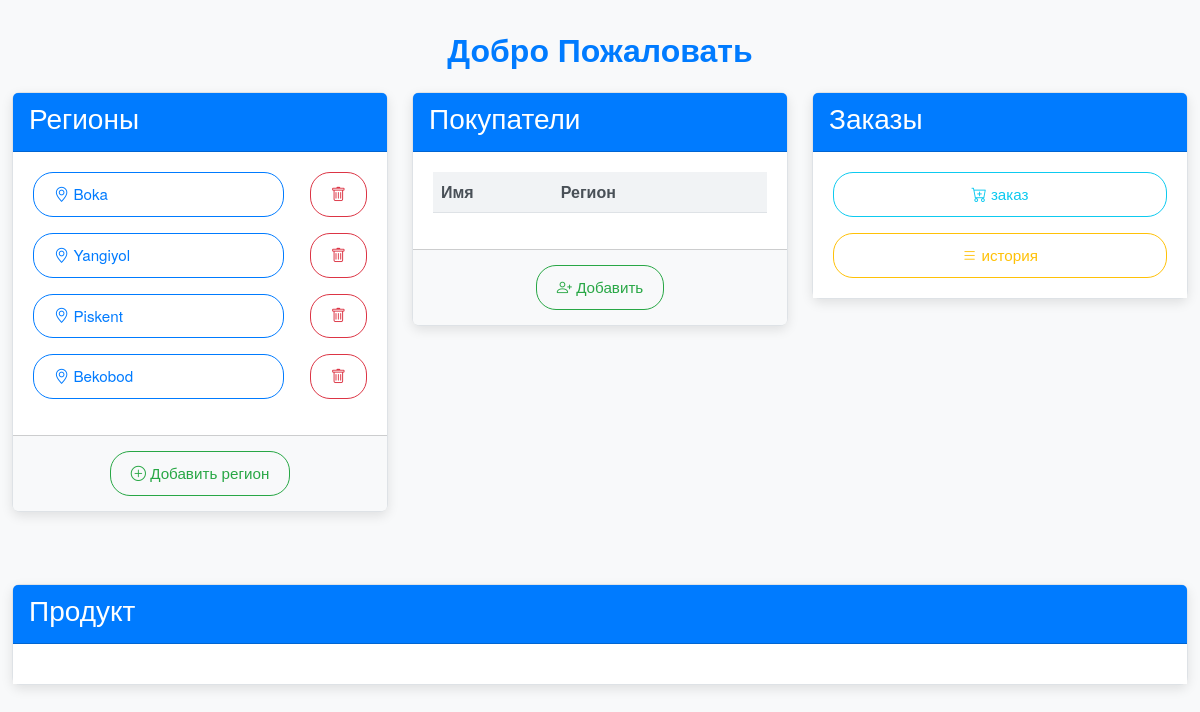
The app's page /regions/ with its own data.
### store/models.py (models this page shows, shortened)
class Region(models.Model):
    name = models.CharField(max_length=100, unique=True)

### store/views.py (the view)
# urls.py: path('regions/', views.region_list, name='region_list'),
def region_list(request):
    regions = Region.objects.all()
    return render(request, 'store/region_list.html', {'regions': regions})

### store/templates/store/region_list.html (shortened to what this page needs)
{% extends 'store/base.html' %}

### store/templates/store/base.html (shortened to what this page needs)
<!DOCTYPE html>
<html lang="en">
<head>
    <link rel="stylesheet" href="https://cdn.jsdelivr.net/npm/bootstrap@5.3.0/dist/css/bootstrap.min.css">
    <link href="https://cdnjs.cloudflare.com/ajax/libs/bootstrap-icons/1.8.1/font/bootstrap-icons.min.css" rel="stylesheet">
</head>
<body>
<div class="container">
    <header class="text-center mb-4">
        <h1 class="header-title">Добро Пожаловать</h1>
    </header>
    <div class="row">
        <div class="col-md-4 mb-4">
            <div class="card">
                <div class="card-header">
                    <h3>Регионы</h3>
                </div>
                <div class="card-body">
                    {% for region in regions %}
                        <div class="d-flex justify-content-between align-items-center mb-3">
                            <button class="btn btn-outline-primary w-75 text-start"
                                    onclick="fetchCustomers({{ region.id }})">
                                <i class="bi bi-geo-alt"></i> {{ region.name }}
                            </button>
                            <form action="{% url 'store:region_delete' region.id %}" method="post">
                                <button type="submit" class="btn btn-outline-danger btn-sm"
                                        onclick="return confirm('Are you sure you want to delete this region?')">
                                    <i class="bi bi-trash"></i>
                                </button>
                            </form>
                        </div>
                    {% endfor %}
                </div>
                <div class="card-footer">
                    <a href="{% url 'store:region_create' %}" class="btn btn-outline-success btn-sm">
                        <i class="bi bi-plus-circle"></i> Добавить регион
                    </a>
                </div>
            </div>
        </div>
        <div class="col-md-4 mb-4">
            <div class="card">
                <div class="card-header">
                    <h3>Покупатели</h3>
                </div>
                <div class="card-body">
                    <table class="table table-hover">
                        <thead>
                        <tr>
                            <th>Имя</th>
                            <th>Регион</th>
                            <th></th>
                        </tr>
                        </thead>
                    </table>
                </div>
                <div class="card-footer">
                    <a href="{% url 'store:customer_create' %}" class="btn btn-outline-success btn-sm">
                        <i class="bi bi-person-plus"></i> Добавить
                    </a>
                </div>
            </div>
        </div>
        <div class="col-md-4 mb-4">
            <div class="card">
                <div class="card-header">
                    <h3>Заказы</h3>
                </div>
                <div class="card-body d-flex flex-column justify-content-center align-items-center">
                    <a href="{% url 'store:purchase_create' %}" class="btn btn-outline-info w-100 mb-3">
                        <i class="bi bi-cart-plus"></i> заказ
                    </a>
                    <a href="{% url 'store:purchase_list' %}" class="btn btn-outline-warning w-100">
                        <i class="bi bi-list"></i> история
                    </a>
                </div>
            </div>
        </div>
    </div>
    <div class="row mt-5">
        <div class="col-12">
            <div class="card">
                <div class="card-header">
                    <h3>Продукт</h3>
                </div>
                <div class="card-body">
                </div>
            </div>
        </div>
    </div>
</div>
</body>
</html>

### store/templates/store/base.html (style rules this page uses)
body { background-color: #f8f9fa; font-family: 'Helvetica Neue', Arial, sans-serif; color: #343a40; }
.container { max-width: 1200px; margin-top: 30px; }
.card { border-radius: 8px; border: 1px solid #dee2e6; box-shadow: 0 4px 12px rgba(0, 0, 0, 0.1); transition: transform 0.3s ease, box-shadow 0.3s ease; }
.card-header { background-color: #007bff; color: white; font-size: 1.2rem; font-weight: 500; }
.card-body { padding: 20px; background-color: #ffffff; }
.card-footer { background-color: #f8f9fa; padding: 15px; text-align: center; }
.btn { border-radius: 20px; padding: 10px 20px; font-size: 0.95rem; transition: transform 0.3s ease, box-shadow 0.3s ease; }
.btn-outline-primary { color: #007bff; border: 1px solid #007bff; }
.btn-outline-danger { color: #dc3545; border: 1px solid #dc3545; }
.btn-outline-success { color: #28a745; border: 1px solid #28a745; }
.header-title { color: #007bff; font-weight: 700; font-size: 2rem; }
.table th { background-color: #f1f3f5; font-weight: 600; color: #495057; }

### records on screen
Region: name "Boka"
Region: name "Yangiyol"
Region: name "Piskent"
Region: name "Bekobod"
